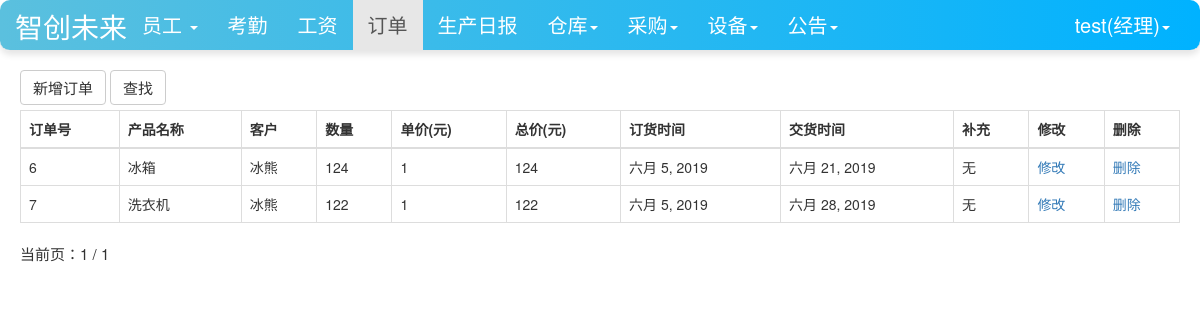
Screenshot of /orders/order_list/ (signed in) with the database file from the repository.
### user/models.py (models this page shows, shortened)
class Profile(models.Model):
    user = models.OneToOneField(User, on_delete=models.CASCADE)
    staff_gender = models.CharField(max_length=10, choices=(('male', '男'), ('female', '女')), default='male',
                                    verbose_name='性别')
    staff_age = models.PositiveIntegerField(verbose_name="年龄")
    staff_home = models.CharField(max_length=100, verbose_name="籍贯")
    staff_nationality = models.CharField(max_length=20, verbose_name="民族")  # 民族
    staff_tel = models.BigIntegerField(verbose_name="电话")
    start_time = models.DateField(auto_now_add=True, verbose_name="入职时间")  # 入职时间
    id_card = models.CharField(max_length=20,verbose_name="身份证")  # 身份证号
    staff_type = models.CharField(max_length=100,verbose_name="职位", null=True)  # 职位
    salary_pre_hour = models.IntegerField(verbose_name="时薪")  # 时薪
    avatar = models.ImageField(verbose_name="头像", upload_to='avatars/', null=True)  # 头像字段
    class Meta:
        ordering = ['-start_time']

### orders/models.py (models this page shows)
class Orders(models.Model):#订单
    order_name=models.ForeignKey(Product,on_delete=models.DO_NOTHING, verbose_name="产品名称")
    order_client=models.CharField(max_length=100, verbose_name="客户名称")
    order_number = models.IntegerField(verbose_name="数量")
    order_price=models.IntegerField(verbose_name="单价(元)")
    order_total_price = models.IntegerField(verbose_name="总价(元)")
    order_time = models.DateField(auto_now_add=True, verbose_name="订货时间")
    order_end = models.DateField(verbose_name="交货时间")
    order_supplement=models.TextField(verbose_name="补充",null=True, blank=True)
    class Meta:
        ordering = ['-order_time']

### warehouse/models.py (models this page shows)
class Product(models.Model):
    product_name = models.CharField(max_length=100)
    def __str__(self):
        return self.product_name

### orders/views.py (the view)
# urls.py: path('order_list/', views.order_list, name='order_list'),
def order_list(request):
    order_lists = Orders.objects.all()
    context = {}
    paginator = Paginator(order_lists, 10)  # 每页显示10个对象
    page_number = request.GET.get('page')
    if page_number == None:
        page_number = 1
    page_number = int(page_number)
    total_pages = paginator.num_pages
    print("page_number:", page_number)
    page_info = {}
    page_info["number"] = page_number
    page_info["paginator"] = {}
    page_info["paginator"]['num_pages'] = total_pages
    print("total_pages", total_pages)
    if total_pages > page_number:
        page_info['has_next'] = True
        page_info['next_page_number'] = page_number + 1
    if page_number > 1:
        page_info['has_previous'] = True
        page_info['previous_page_number'] = page_number - 1
    context['page_obj'] = page_info
    order_list = paginator.get_page(page_number)
    context['order_lists'] = order_list
    return render(request, 'order_list.html', context)

### user/models.py (called while the page is built)
def get_staff_type(self):
    if Profile.objects.filter(user=self).exists():
        profile = Profile.objects.get(user=self)
        return profile.staff_type
    else:
        return ''

### orders/templates/order_list.html (shortened to what this page needs)
{% extends 'base.html' %}
{% if user.is_authenticated %}
                        {% block nav_order_active %}active{% endblock %}
{% endif %}
{% block content %}
    <div class="container">
        <div class="row">
            <div class="col-lg-12">
                {% if user.is_authenticated %}
                <div class="row col-lg-12 my-spacing5">
                 <a class="btn btn-default" href="{% url 'order_append' %}">新增订单</a>
                 <a class="btn btn-default" href="{% url 'order_select' %}">查找</a>
                  </div>
                <table class="table table-bordered table-hover my-spacing2">
                  <thead>
                    <tr>
                      <th scope="col">订单号</th>
                      <th scope="col">产品名称</th>
                      <th scope="col">客户</th>
                      <th scope="col">数量</th>
                      <th scope="col">单价(元)</th>
                      <th scope="col">总价(元)</th>
                      <th scope="col">订货时间</th>
                      <th scope="col">交货时间</th>
                      <th scope="col">补充</th>
                      <th scope="col">修改</th>
                      <th scope="col">删除</th>
                    </tr>
                  </thead>
                  <tbody>
                  {%for order in order_lists%}
                    <tr>
                      <td>{{order.id}}</td>
                      <td>{{order.order_name}}</td>
                      <td>{{order.order_client}}</td>
                      <td>{{order.order_number}}</td>
                      <td>{{order.order_price}}</td>
                      <td>{{order.order_total_price}}</td>
                      <td>{{order.order_time}}</td>
                      <td>{{order.order_end}}</td>
                      <td>{{order.order_supplement}}</td>
                      <td><a href="{% url 'order_modify' order.pk%}">修改</a></li></td>
                      <td><a href="{% url 'order_delete' order.pk%}">删除</a></li></td>
                    </tr>
                  {% endfor %}
                  </tbody>
                </table>
                {% else %}
                    <span>未登录，跳转到首页...</span>
                    <script type="text/javascript">
                        window.location.href = '/';
                    </script>
                {% endif %}
            </div>
        </div>
    {% include 'pagination.html' %}
    </div>
{% endblock %}

### templates/base.html (shortened to what this page needs)
{% load staticfiles %}
<!doctype html>
<html lang="en">
<head>
    <link rel="stylesheet" href="{% static 'base.css' %}">
     <link rel="stylesheet" href="{% static 'home.css' %}">
    <link rel="stylesheet" href="{% static 'bootstrap-3.3.7/css/bootstrap.min.css' %}">
</head>
<body>
    <nav class="navbar navbar-default navbar-fixed-top">
      <div class="container-fluid">
        <div class="navbar-header"  >
          <a class="navbar-brand-container d-flex justify-content-center"  color=white" href="{% url 'home' %}">智创未来</a>
        </div>
          {% if  user.is_authenticated %}
        <div class="collapse navbar-collapse" id="bs-example-navbar-collapse-1">
          <ul class="nav navbar-nav">
              {% if user.get_staff_type == '经理' %}
              <li class="{% block nav_staff_active %}{% endblock %}">
                  <li class="dropdown">
                      <a href="#" class="dropdown-toggle" data-toggle="dropdown" role="button" aria-haspopup="true" aria-expanded="false">
                          员工
                          <b class="caret"></b>
                      </a>
                    </li>
                  </li>
              <li class="{% block nav_attendence_active %}{% endblock %}"><a href="{% url 'attendence_lists'%}">考勤</a></li>
              <li class="{% block nav_salary_active %}{% endblock %}"><a href="{% url 'salary_lists'%}">工资</a></li>
              <li class="{% block nav_order_active %}{% endblock %}"><a href="{% url 'order_list' %}">订单</a></li>
              <li class="{% block nav_producediary_active %}{% endblock %}"><a href="{% url 'product_diary' %}">生产日报</a></li>
              <li class="{% block nav_warehousediary_active %}{% endblock %}">
              <li class="dropdown">
                <a href="#" class="dropdown-toggle" data-toggle="dropdown" role="button" aria-haspopup="true" aria-expanded="false">仓库<span class="caret"></span></a>
              </li>
                  </li>
                  <li class="{% block nav_purchase_active %}{% endblock %}">
                    <li class="dropdown">
                      <a href="#" class="dropdown-toggle" data-toggle="dropdown" role="button" aria-haspopup="true" aria-expanded="false">采购<span class="caret"></span></a>
                    </li>
                  </li>
                  <li class="{% block nav_facility_active %}{% endblock %}">
                    <li class="dropdown">
                      <a href="#" class="dropdown-toggle" data-toggle="dropdown" role="button" aria-haspopup="true" aria-expanded="false">设备<span class="caret"></span></a>
                    </li>
                  </li>
              <li class="{% block nav_notice_active %}{% endblock %}">
                    <li class="dropdown">
                      <a href="#" class="dropdown-toggle" data-toggle="dropdown" role="button" aria-haspopup="true" aria-expanded="false">公告<span class="caret"></span></a>
                    </li>
                  </li>
              {%endif%}
          </ul>
        <ul class="nav navbar-nav navbar-right">
            <li class="dropdown">
              <a href="#" class="dropdown-toggle" data-toggle="dropdown" role="button" aria-haspopup="true" aria-expanded="false">
                  {{user.username}}({{user.get_staff_type}})<span class="caret"></span></a>
            </li>
        </ul>
    </div>
          {% else %}
           <ul class="nav navbar-nav navbar-right">
                <li><a href="{% url 'login' %}?from={{ request.get_full_path }}">登录</a></li>
           </ul>
          {% endif %}
      </div>
    </nav>
    {% block content%} {% endblock %}
</body>
</html>

### static/home.css (style rules this page uses)
* { margin: 0; padding: 0; }
body { margin-top: 70px!important; }
ul { list-style-type: none!important; }
ul.navbar-right { margin-right: 0; }
div.navbar-header { font-size: 200%; padding-top: 0.2em; }

### templates/base.html (style rules this page uses)
.navbar-default { background-color: #007bff; color: white; }
.navbar-default .navbar-nav { text-align: center; }
.navbar-default .navbar-nav>li>a { color: white; font-size: 20px; text-align: center; }
.navbar-default { background-color: #007bff; color: white; border-radius: 10px; box-shadow: 0 4px 6px rgba(0, 0, 0, 0.1); }
.navbar-header { text-align: center; }
.navbar-default .navbar-nav>li>a { color: white; }
.navbar-default { background: linear-gradient(to right, #5bc0de, #00b2ff); color: white; }
.navbar-default .navbar-nav>li>a { color: white; text-align: center; }
.collapse { text-align: center; }
.navbar-brand-container { color:white; }
.row { margin-bottom: 1; }
.container { padding-left: 15px; padding-right: 15px; margin-bottom: 5px; --> }
.row > [class^="col-"] { padding-left: 5px; padding-right: 5px; }
.my-spacing5 { margin-bottom: 5px; }
.my-spacing5 > a { font-size:15px; }
.my-spacing2 { margin-bottom: 0px; }

### rows the page displays
Orders: id "6", order_name "冰箱", order_client "冰熊", order_number "124", order_price "1", order_total_price "124", order_time "六月 5, 2019", order_end "六月 21, 2019", order_supplement "无"
Orders: id "7", order_name "洗衣机", order_client "冰熊", order_number "122", order_price "1", order_total_price "122", order_time "六月 5, 2019", order_end "六月 28, 2019", order_supplement "无"

### other values shown
{{ user.username }} "test"
{{ user.get_staff_type }} "经理"
{{ page_obj.number }} "1"
{{ page_obj.paginator.num_pages }} "1"
